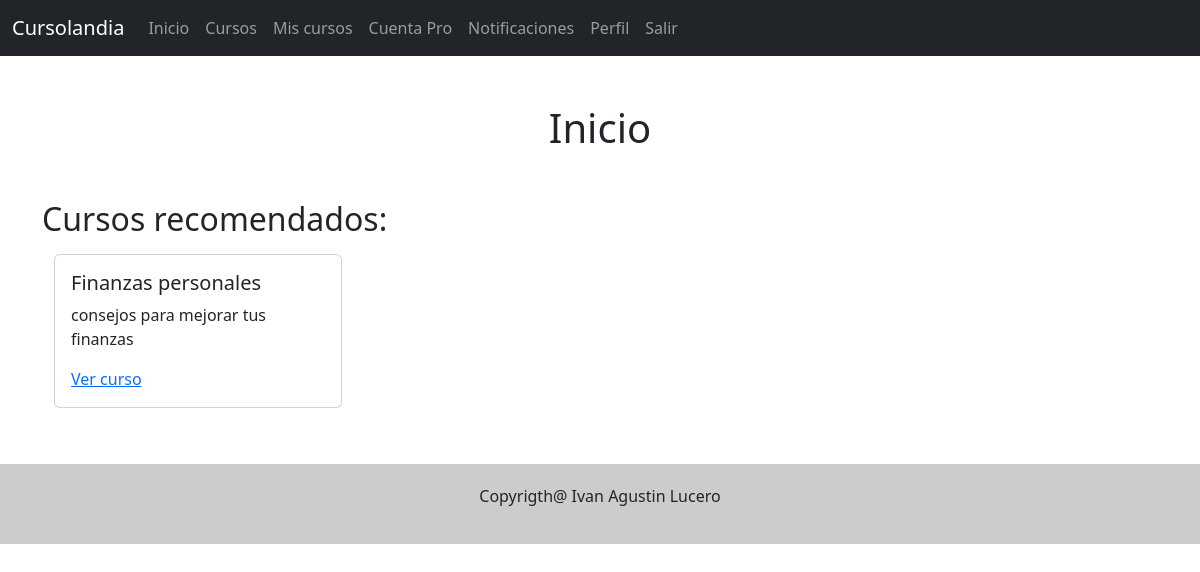
The app's page / (signed in) with its own data.
### tables this page shows
CREATE TABLE IF NOT EXISTS `cursos` (
  `id` bigint(20) NOT NULL AUTO_INCREMENT,
  `titulo` varchar(45) NOT NULL,
  `descripcion` text NOT NULL,
  `costo` decimal(10,0) DEFAULT '0',
  `cupo` int(11) DEFAULT NULL,
  `fecha_inicio` datetime NOT NULL,
  `fecha_fin` datetime NOT NULL,
  `temario` text,
  `fecha_creacion` datetime NOT NULL DEFAULT CURRENT_TIMESTAMP,
  `dueno_id` bigint(20) NOT NULL,
  `etiqueta_id` bigint(11) NOT NULL,
  PRIMARY KEY (`id`,`dueno_id`),
  UNIQUE KEY `id_UNIQUE` (`id`),
  KEY `fk_cursos_usuarios1_idx` (`dueno_id`),
  KEY `etiqueta_id` (`etiqueta_id`)
);

### libs/view.php (called while the page is built)
<?php
class View {
    function render($view) {
        require 'views/'.$view.".php";
    }
}
?>

### index.php (called while the page is built, shortened)
<?php
require_once 'libs/database.php';
require_once 'libs/view.php';
$app = new App();
?>

### models/classes/curso.php (called while the page is built, shortened)
<?php
class Curso {
    public function __get($name)
    {
        return $this->$name;
    }
}
?>

### models/cursosModel.php (called while the page is built, shortened)
<?php
include_once "models/classes/curso.php";
class CursosModel extends Model {
    function getByTag($etiqueta_id)
    {
        $query = $this->db->connect()->prepare(
            "SELECT * FROM cursos
            WHERE etiqueta_id = :etiqueta_id
        ");
        try
        {
            if($query->execute(["etiqueta_id" => $etiqueta_id]))
            {
                $items = [];
                while($row = $query->fetch())
                {
                    $item = new Curso();
                    $item->id = $row["id"];
                    $item->titulo = $row["titulo"];
                    $item->descripcion = $row["descripcion"];
                    $item->costo = $row["costo"];
                    $item->cupo = $row["cupo"];
                    $item->fecha_inicio = $row["fecha_inicio"];
                    $item->fecha_fin = $row["fecha_fin"];
                    $item->temario = $row["temario"];
                    $item->fecha_creacion = $row["fecha_creacion"];
                    $item->dueno_id = $row["dueno_id"];
                    $item->etiqueta_id = $row["etiqueta_id"];
                    $items [] = $item;
                }
                return $items;
            }
        }
        catch (PDOException $ex)
        {
            return $ex->getMessage();
        }
    }
}
?>

### libs/database.php (called while the page is built)
<?php
class Database {
    private $host;
    private $db;
    private $user;
    private $password;
    private $charset;
    function __construct()
    {
        $this->host = constant('HOST');
        $this->db = constant('DB');
        $this->user = constant('USER');
        $this->password = constant('PASSWORD');
        $this->charset = constant('CHARSET');
    }
    function connect()
    {
        try
        {
            $connection = "mysql:host=".$this->host.";dbname=".$this->db.";charset=".$this->charset;
            $pdo = new PDO($connection, $this->user, $this->password);
            return $pdo;
        }
        catch(PDOException $ex){
            print_r($ex->getMessage());
        }
    }
}
?>

### models/etiquetasModel.php (called while the page is built, shortened)
<?php
class EtiquetasModel extends Model
{
    function getById($etiqueta_id)
    {
        $query = $this->db->connect()->prepare(
            "SELECT * FROM etiquetas
            WHERE id = :etiqueta_id
        ");
        try
        {
            if($query->execute(["etiqueta_id" => $etiqueta_id]))
            {
                if($row = $query->fetch())
                {
                    $item = new Etiqueta;
                    $item->id = $row["id"];
                    $item->nombre = $row["nombre"];
                    return $item;
                }
            }
        }
        catch(PDOException $ex)
        {
            return $ex->getMessage();
        }
    }
}
?>

### views/home/usuario.php (the view, shortened to what this page needs)
<!DOCTYPE html>
<html lang="en">
<head>
</head>
<body>
    <?php require_once("views/header.php");?>
    <header class="container text-center my-5">
        <h1>Inicio</h1>
    </header>
    <main class="container my-5">
        <h2>Cursos recomendados:</h2>
        <div class="d-flex p-2">
        <?php
        foreach($this->cursos_recomendados as $curso_recomendado)
        {
            foreach($curso_recomendado as $curso)
            {
            if($curso->dueno_id != $_SESSION["id"]) { ?>
                <div class="card mx-1" style="width: 18rem;">
                    <div class="card-body">
                        <h5 class="card-title"><?php echo $curso->titulo ?></h5>
                        <p class="card-text"><?php echo $curso->descripcion ?></p>
                        <a href=" <?php echo constant("URL")."cursos/ver/". $curso->id ?>">Ver curso</a>
                    </div>
                </div>
            <?php }
            }
        }?>
        </div>
    </main>
    <?php require_once("views/footer.php");?>
</body>
</html>

### public/css/default.css (style rules this page uses)
* { padding: 0; margin: 0; }

### records on screen
cursos: titulo "Finanzas personales", descripcion "consejos para mejorar tus finanzas"
